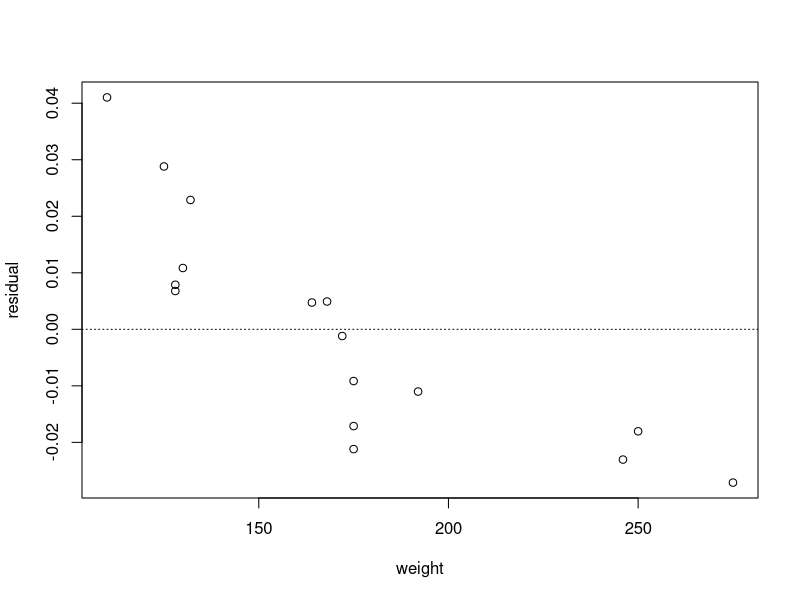
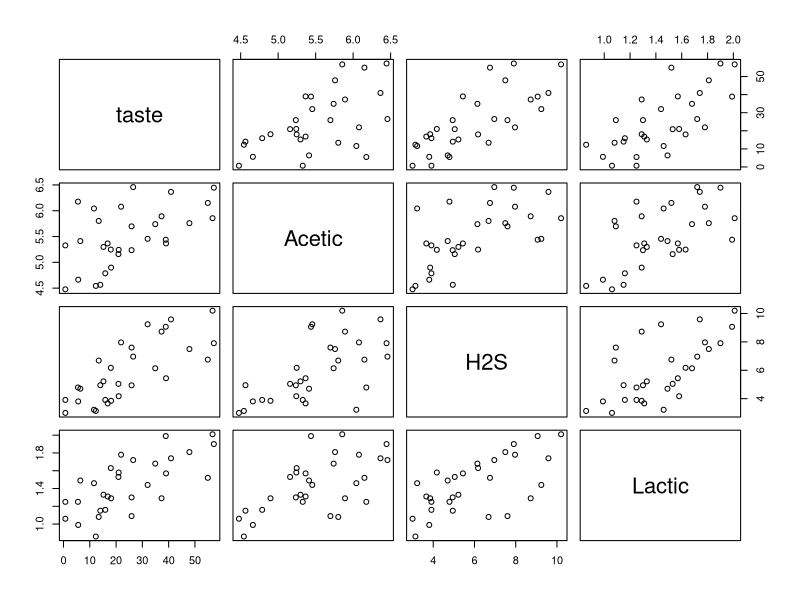
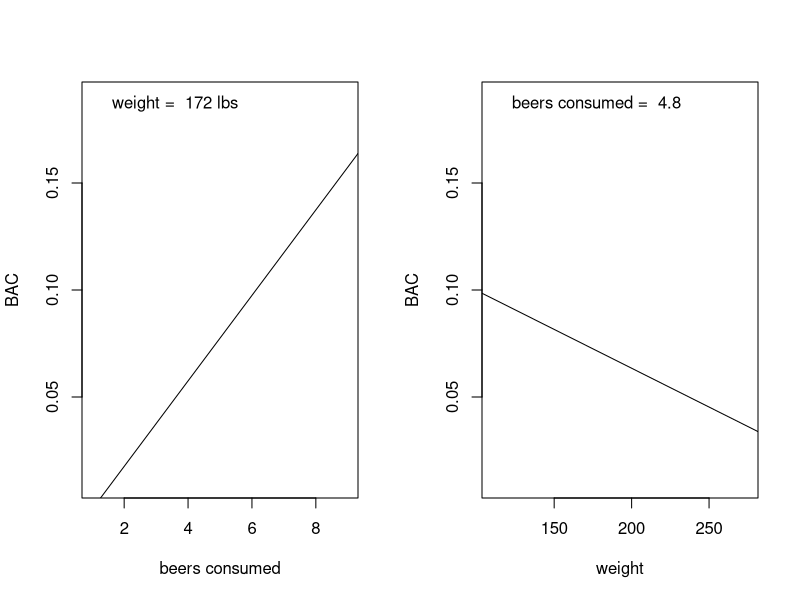
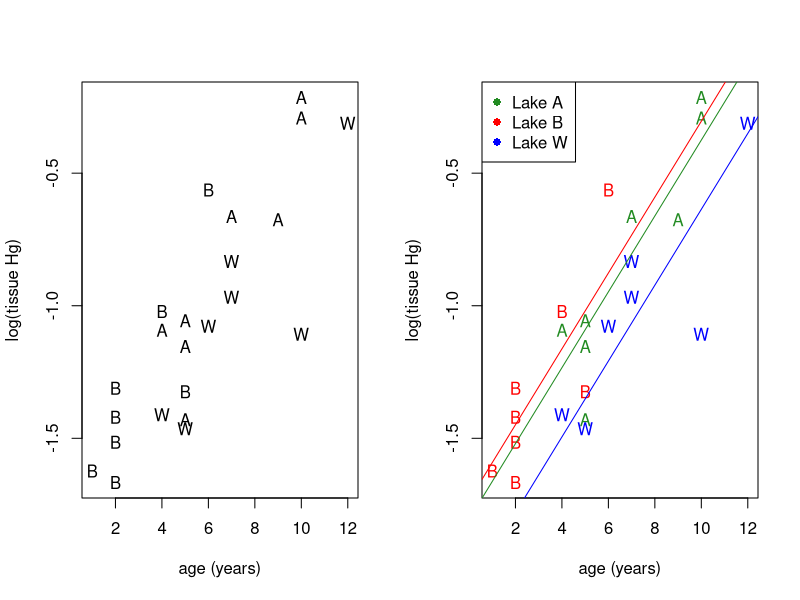
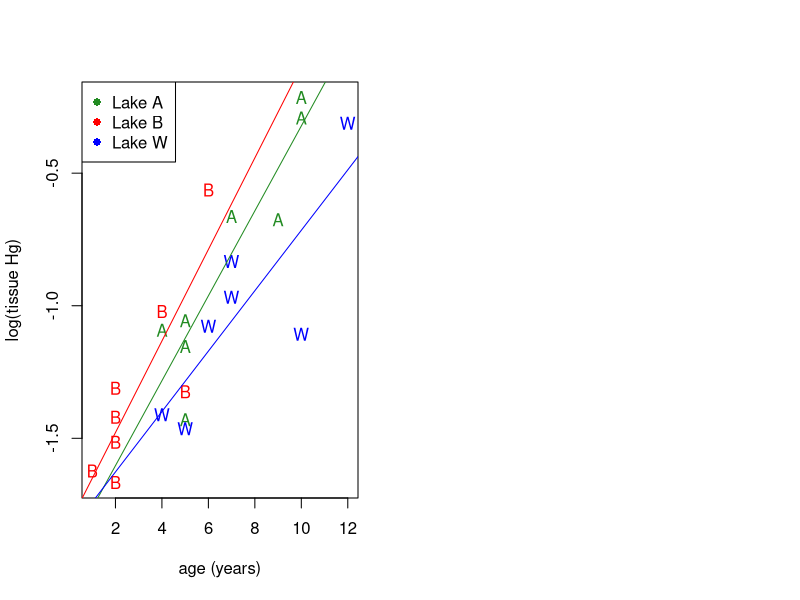
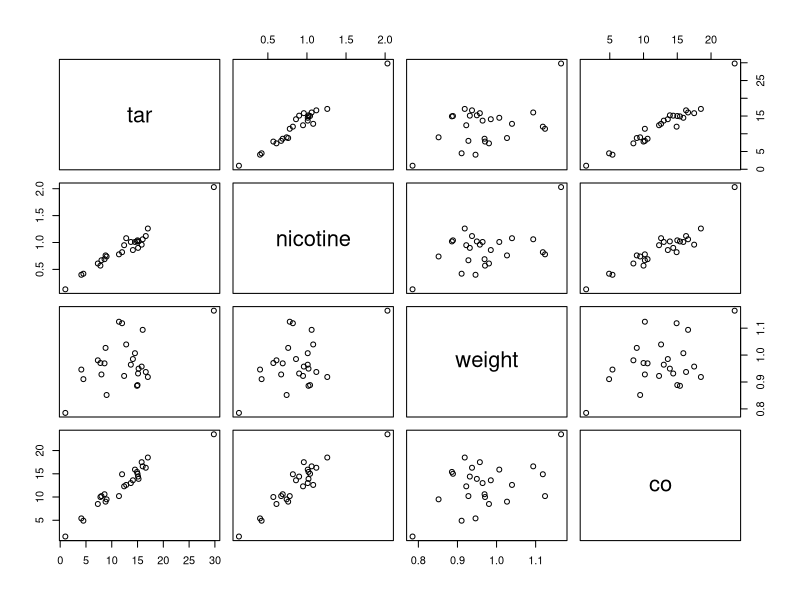
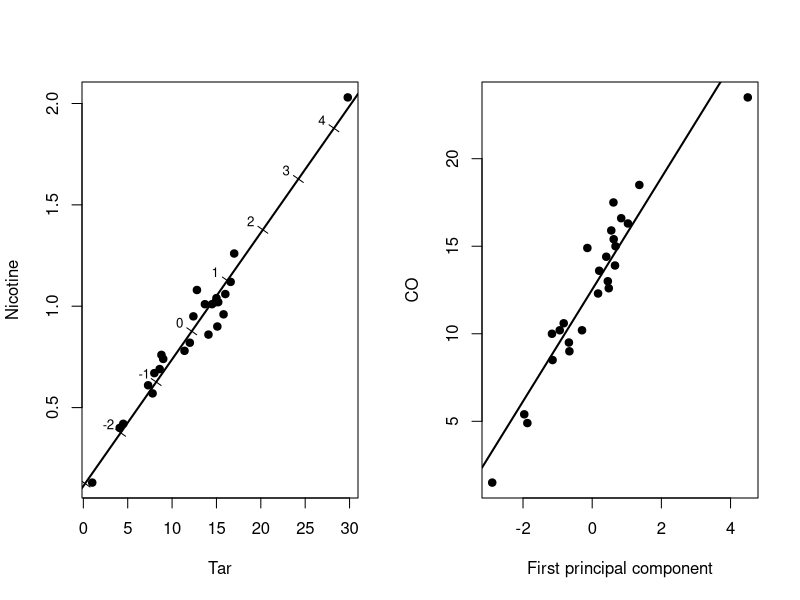
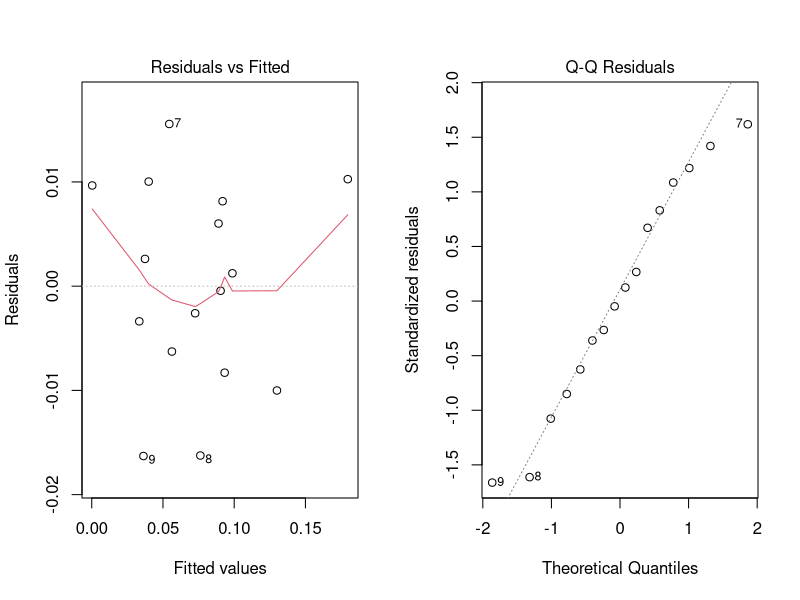

The R source for these figures, in order:
## ---- chunk 1
knitr::opts_chunk$set(fig.width = 5, fig.height = 4.5, fig.align = "center") 
## ---- chunk 2
beer <- read.csv("data/beer2.csv", head = T, stringsAsFactors = T)
head(beer)
## ---- chunk 3
fm1 <- with(beer, lm(BAC ~ beers))
plot(x = beer$weight, y = resid(fm1), xlab = "weight", ylab = "residual")
abline(h = 0, lty = "dotted")
## ---- chunk 4
fm2 <- lm(BAC ~ beers + weight, data = beer)
summary(fm2)
## ---- chunk 5
cheese <- read.table("data/cheese.txt", head = T, stringsAsFactors = T)
pairs(cheese)
## ---- chunk 6
cheese_regression <- lm(taste ~ Acetic + H2S + Lactic, data = cheese)
summary(cheese_regression)
## ---- chunk 7
slr1 <- lm(taste ~ Acetic, data = cheese)
summary(slr1)

slr2 <- lm(taste ~ H2S, data = cheese)
summary(slr2)

slr3 <- lm(taste ~ Lactic, data = cheese)
summary(slr3)
## ---- chunk 8
par(mfrow = c(1, 2))

b.hat <- coefficients(fm2)  # extract LSEs of regression coefficients
avg.beers <- mean(beer$beers)
avg.weight <- mean(beer$weight)

plot(BAC ~ beers, type = "n", xlab = "beers consumed", data = beer)  # set up axes
abline(a = b.hat[1] + b.hat[3] * avg.weight, b = b.hat[2])  # predicted BAC for average weight individual
legend("topleft", leg = paste("weight = ", round(avg.weight, 0), "lbs"), bty = "n")

plot(BAC ~ weight, type = "n", data = beer)  # set up axes
abline(a = b.hat[1] + b.hat[2] * avg.beers, b = b.hat[3])  # predicted BAC for average weight individual
legend("topleft", leg = paste("beers consumed = ", round(avg.beers, 1)), bty = "n")
## ---- chunk 9
confint(fm2, level = 0.99)
## ---- chunk 10
new.data <- data.frame(weight = 170, beers = 4)
predict(fm2, newdata = new.data, interval = "prediction")
predict(fm2, newdata = new.data, interval = "confidence")
## ---- chunk 11
full.model <- lm(BAC ~ beers + weight, data = beer)
(sse.full <- sum(resid(full.model)^2))

reduced.model <- lm(BAC ~ 1, data = beer)
(sse.full <- sum(resid(reduced.model)^2))
## ---- chunk 12
pf(128.3, df1 = 2, df2 = 13, lower = FALSE)
## ---- chunk 13
anova(reduced.model, full.model)
## ---- chunk 14
full.model <- lm(BAC ~ beers + weight, data = beer)
summary(full.model)
## ---- chunk 15
fish <- read.table("data/fish-mercury.txt", head = T, stringsAsFactors = T)

with(fish, plot(log(hg) ~ age, xlab = "age (years)", ylab = "log(tissue Hg)", type = "n"))
with(subset(fish, site == "Adger"), points(log(hg) ~ age, pch = "A"))
with(subset(fish, site == "Bennett"), points(log(hg) ~ age, pch = "B"))  
with(subset(fish, site == "Waterville"), points(log(hg) ~ age, pch = "W"))
## ---- chunk 16
contrasts(fish$site)
## ---- chunk 17
fish_model <- lm(log(hg) ~ age + site, data = fish)
summary(fish_model)
## ---- chunk 18
fish_model_full <- lm(log(hg) ~ age + site, data = fish)
fish_model_reduced <- lm(log(hg) ~ age, data = fish)
anova(fish_model_reduced, fish_model_full)
## ---- chunk 19
anova(fish_model_full)
## ---- chunk 20
fish_model_alt <- lm(log(hg) ~ age + site - 1, data = fish)
summary(fish_model_alt)
## ---- chunk 21
with(fish, plot(log(hg) ~ age, xlab = "age (years)", ylab = "log(tissue Hg)", type = "n"))
with(subset(fish, site == "Adger"), points(log(hg) ~ age, pch = "A", col = "forestgreen"))
with(subset(fish, site == "Bennett"), points(log(hg) ~ age, pch = "B", col = "red"))  
with(subset(fish, site == "Waterville"), points(log(hg) ~ age, pch = "W", col = "blue"))
abline(a = fish_model_alt$coefficients[2], b = fish_model_alt$coefficients[1], col = "forestgreen")
abline(a = fish_model_alt$coefficients[3], b = fish_model_alt$coefficients[1], col = "red")
abline(a = fish_model_alt$coefficients[4], b = fish_model_alt$coefficients[1], col = "blue")
legend("topleft", legend = c("Lake A", "Lake B", "Lake W"), pch = 16, col = c("forestgreen", "red", "blue"))
## ---- chunk 22
fm1 <- lm(BAC ~ beers + weight + beers:weight, data = beer)
## ---- chunk 23
fm2 <- lm(BAC ~ beers * weight, data = beer)
## ---- chunk 24
summary(fm2)
## ---- chunk 25
beer$beers.c <- beer$beers - mean(beer$beers)
beer$weight.c <- beer$weight - mean(beer$weight)
head(beer)

fm3 <- lm(BAC ~ beers.c * weight.c, data = beer)
summary(fm3)
## ---- chunk 26
fish_model_interaction <- lm(log(hg) ~ age * site, data = fish)
fish_model_additive <- lm(log(hg) ~ age + site, data = fish)
anova(fish_model_additive, fish_model_interaction)
## ---- chunk 27
fish_model_alt <- lm(log(hg) ~ site + age:site - 1, data = fish)
with(fish, plot(log(hg) ~ age, xlab = "age (years)", ylab = "log(tissue Hg)", type = "n"))
with(subset(fish, site == "Adger"), points(log(hg) ~ age, pch = "A", col = "forestgreen"))
with(subset(fish, site == "Bennett"), points(log(hg) ~ age, pch = "B", col = "red"))  
with(subset(fish, site == "Waterville"), points(log(hg) ~ age, pch = "W", col = "blue"))
abline(a = fish_model_alt$coefficients[1], b = fish_model_alt$coefficients[4], col = "forestgreen")
abline(a = fish_model_alt$coefficients[2], b = fish_model_alt$coefficients[5], col = "red")
abline(a = fish_model_alt$coefficients[3], b = fish_model_alt$coefficients[6], col = "blue")
legend("topleft", legend = c("Lake A", "Lake B", "Lake W"), pch = 16, col = c("forestgreen", "red", "blue"))
## ---- chunk 28
cig <- read.table("data/cigarettes.txt", head = T)
head(cig)
## ---- chunk 29
pairs(cig[, 2:5])
## ---- chunk 30
summary(lm(co ~ tar, data = cig))
summary(lm(co ~ nicotine, data = cig))
## ---- chunk 31
cig.model <- lm(co ~ tar + nicotine + weight, data = cig)
summary(cig.model)
## ---- chunk 32
car::vif(cig.model)
## ---- chunk 33
pca <- prcomp(cig[, c("tar", "nicotine")],
              center = TRUE,
              scale. = TRUE)

# Make PC1 increase as tar and nicotine increase.
# With two positively associated variables, the two loadings
# should have the same sign; reverse PC1 if that sign is negative.

if (sum(pca$rotation[, 1]) < 0) {
    pca$rotation[, 1] <- -pca$rotation[, 1]
    pca$x[, 1] <- -pca$x[, 1]
}

# First principal-component scores
PC1 <- pca$x[, 1]

# ------------------------------------------------------------
# Regression of CO on PC1
# ------------------------------------------------------------

fit <- lm(cig$co ~ PC1)
summary(fit)
## ---- chunk 34
# ------------------------------------------------------------
# 3. Two-panel graphic
# ------------------------------------------------------------

par(mfrow = c(1, 2))

# ===== Left panel: nicotine versus tar, with PC1 axis =====

plot(cig$tar, cig$nicotine,
     xlab = "Tar",
     ylab = "Nicotine",
     pch = 19)

# PC1 loading vector
w <- pca$rotation[, 1]

# Direction of PC1 in the original tar/nicotine units
dx <- w["tar"]      * pca$scale["tar"]
dy <- w["nicotine"] * pca$scale["nicotine"]

# PC1 line in original units
slope <- dy / dx

intercept <- pca$center["nicotine"] -
             slope * pca$center["tar"]

abline(a = intercept, b = slope, lwd = 2)

# Choose integer PC1 values covering the observed scores
pcvals <- floor(min(PC1)):ceiling(max(PC1))

# Coordinates corresponding to these PC1 values
xtick <- pca$center["tar"] +
         pcvals * w["tar"] * pca$scale["tar"]

ytick <- pca$center["nicotine"] +
         pcvals * w["nicotine"] * pca$scale["nicotine"]

# Draw short tick marks perpendicular to PC1.
#
# The conversion through par("usr") accounts for the very
# different numerical scales of tar and nicotine.
usr <- par("usr")
pin <- par("pin")

# Direction of PC1 in physical plotting units
dx.in <- dx / diff(usr[1:2]) * pin[1]
dy.in <- dy / diff(usr[3:4]) * pin[2]

# Perpendicular unit vector in physical plotting units
d <- sqrt(dx.in^2 + dy.in^2)
px.in <- -dy.in / d
py.in <-  dx.in / d

# Half-length of each tick, in inches
tick.length <- 0.06

# Convert perpendicular direction back to data units
px <- px.in * tick.length * diff(usr[1:2]) / pin[1]
py <- py.in * tick.length * diff(usr[3:4]) / pin[2]

segments(xtick - px, ytick - py,
         xtick + px, ytick + py)

# Label PC1 values beside the tick marks
text(xtick + 2.5 * px,
     ytick + 2.5 * py,
     labels = pcvals,
     cex = 0.8)

# ===== Right panel: CO versus PC1, with regression line =====

plot(PC1, cig$co,
     xlab = "First principal component",
     ylab = "CO",
     pch = 19)

abline(fit, lwd = 2)
## ---- chunk 35
fm0 <- lm(taste ~ 1, data = cheese)  # the initial model y = b0 + eps
step(fm0, taste ~ Acetic + H2S + Lactic, data = cheese)  
## ---- chunk 36
fm1 <- lm(BAC ~ weight + beers, data = beer)
fm1.diagnostics <- lm.influence(fm1)
lev <- fm1.diagnostics$hat
## ---- chunk 37
head(cbind(beer, lev))
## ---- chunk 38
MASS::stdres(fm1)
## ---- chunk 39
plot(fm1)
## ---- chunk 40
bad.data <- data.frame(y    = c(2.4, 6.1, 4.4, 7.0),
                       degC = c(5, 10, 15, 20),
                       degF = c(41, 50, 59, 68))
summary(lm(y ~ degC + degF, data = bad.data))
